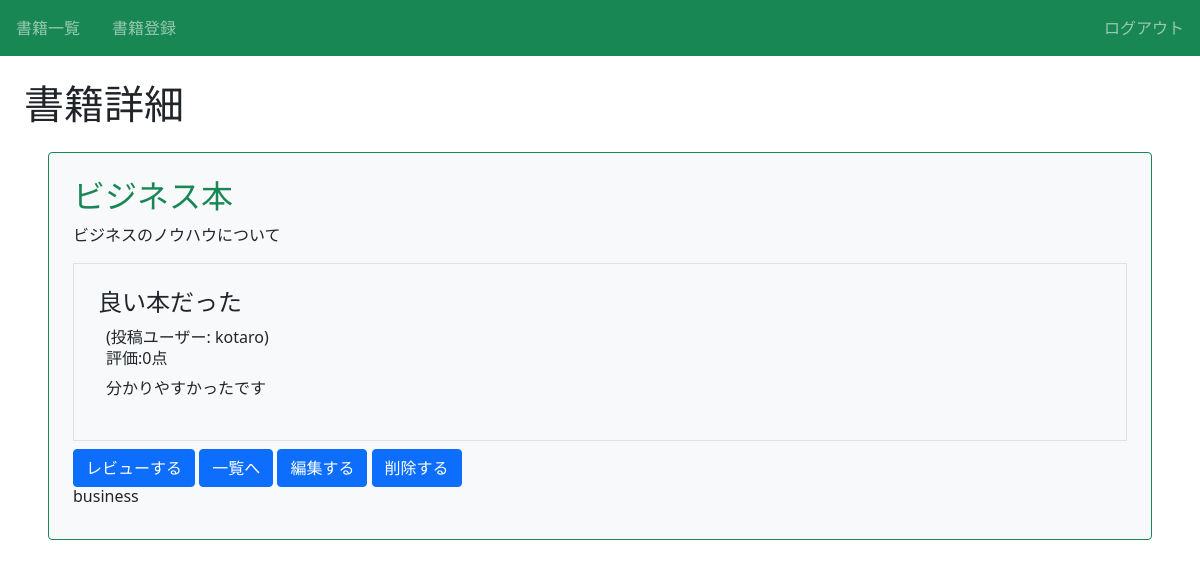
/book/1/detail/ (signed in), run on the app's committed database.
### book/models.py (models this page shows, shortened)
class Book(models.Model):
    title = models.CharField(max_length=100)
    text = models.TextField()
    thumbnail = models.ImageField(null=True,blank=True)
    category = models.CharField(
        max_length=100,
        choices = CATEGORY
        )
    user = models.ForeignKey('auth.User',on_delete=models.CASCADE)

class Review(models.Model):
    book = models.ForeignKey(Book,on_delete=models.CASCADE)
    title = models.CharField(max_length=100)
    text = models.TextField()
    rate = models.IntegerField(choices=RATE_CHOICES)
    user = models.ForeignKey('auth.User',on_delete=models.CASCADE)

### book/views.py (the view)
# urls.py: path('book/<int:pk>/detail/',views.DetailBookView.as_view(),
class DetailBookView(LoginRequiredMixin,DetailView):
    template_name = 'book/book_detail.html'
    model = Book

### book/templates/book/book_detail.html (shortened to what this page needs)
{% extends 'base.html' %}
{% block h1 %}書籍詳細{% endblock %}
{% block content %}
    <div class="p-4 m-4 bg-light border border-success rounded">
      <h2 class="text-success">{{ object.title }}</h2>
      <p>{{ object.text }}</p>
      <div class="border p-4 mb-2">
        {% for review in object.review_set.all %}
        <div>
          <h3 class="h4">{{ review.title }}</h3>
          <div class="px-2">
            <span>(投稿ユーザー: {{ review.user.username }})</span>
            <h6>評価:{{ review.rate }}点</h6>
            <p>{{ review.text }}</p>
          </div>
        </div>
      {% endfor %}
      </div>
      <a href="{% url 'review' book_id=object.pk %}" class="btn btn-primary">レビューする</a>
      <a href="{% url 'list-book' %}" class="btn btn-primary">一覧へ</a>
      <a href="{% url 'update-book' object.pk %}" class="btn btn-primary">編集する</a>
      <a href="{% url 'delete-book' object.pk %}" class="btn btn-primary">削除する</a>
      <h6 class="card-title">{{ object.category }}</h6>
    </div>
{% endblock content %}

### book/static/book/css/style.css (style rules this page uses)
a { text-decoration: none; }

### data on the page
Book: title "ビジネス本", text "ビジネスのノウハウについて", category "business"
Review: title "良い本だった", user.username "kotaro", rate "0", text "分かりやすかったです"
